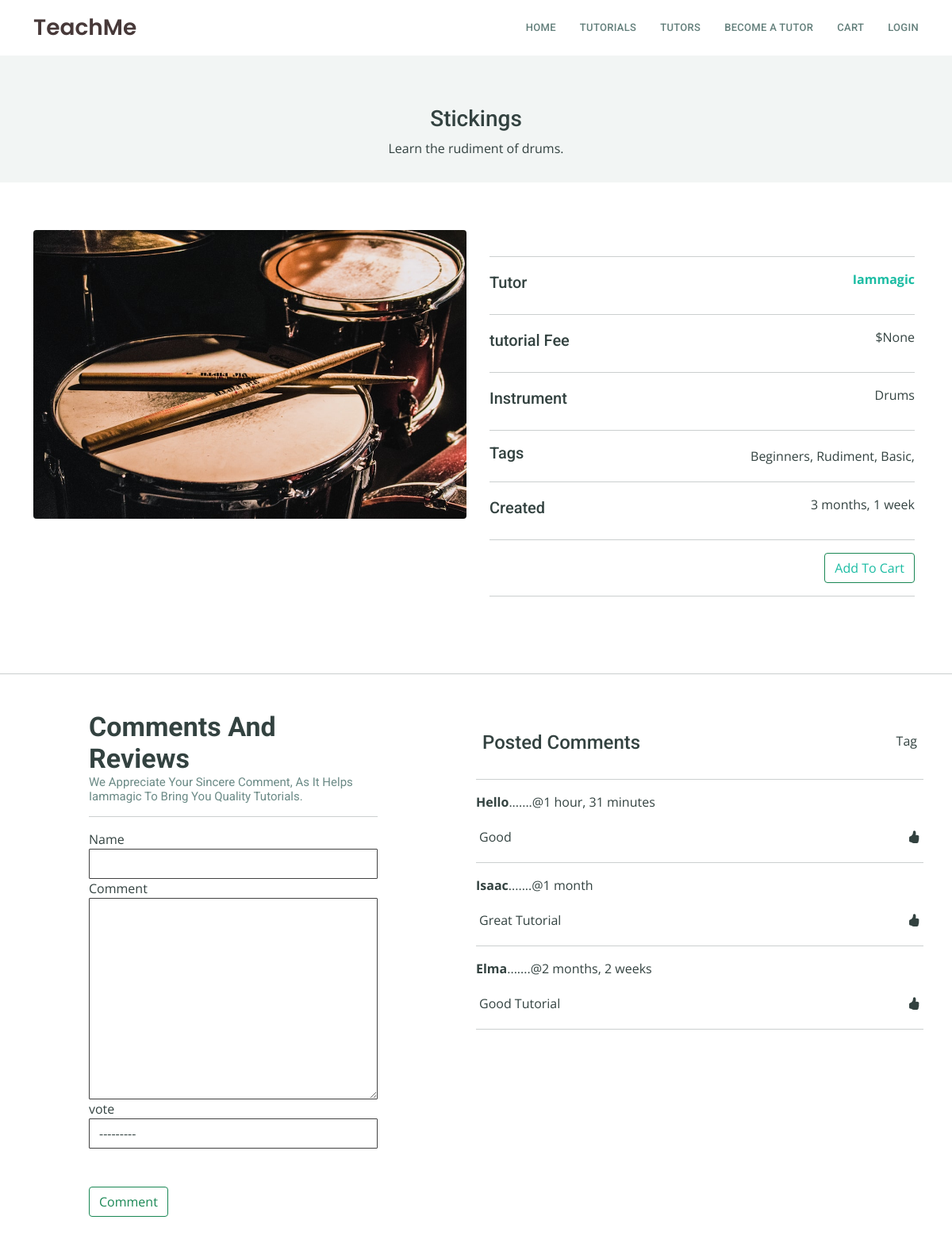
Page /singleTutorial/6a63398c-8907-4d9a-9790-861b53b321d2/ on the committed database.
### project/models.py (models this page shows, shortened)
class Tutorial(models.Model):
    INSTRUMENT = (
        ('drums', 'Drums'),
        ('piano', 'Piano'),
        ('bass',  'Bass Guitar'),
        ('guitar', ' Guitar'),
        ('sax', 'Saxophone'),
        ('percusion', 'Percusion'),
        ('singing', 'Vocal Coach'),
    )
    owner = models.ForeignKey(Profile, on_delete=models.SET_NULL, null=True, blank=True)
    name = models.CharField(max_length=200, blank=False, null=False)
    description = models.TextField(blank=False, null=False)
    image = models.ImageField(null=True, blank=True, default = 'default.jpg')
    specialty = models.CharField(max_length=100, null=True, blank=True, choices= INSTRUMENT)
    price = models.DecimalField(max_digits=6, decimal_places=2, null=True, blank=True)
    tags = models.ManyToManyField('Tag', blank=True)
    totalVote = models.IntegerField(default=0, )
    created = models.DateTimeField(auto_now_add=True)
    id = models.UUIDField(default=uuid.uuid4, unique=True, primary_key=True, editable=False)
    class Meta:
        ordering = ['-created']
    @property
    def imageURL(self):
        try:
            img = self.image.url
        except:
            img = ' '
        return img

class Tag(models.Model):
    name = models.CharField(max_length=200, )
    created = models.DateTimeField(auto_now_add=True)
    id = models.UUIDField(default=uuid.uuid4, unique=True, primary_key=True, editable=False)
    def __str__(request):
        return str(request.name)

class Review(models.Model):
    RESPONSE = (
        ('up', 'Like' ),
        ('down', 'Dislike')
    )
    tutorial = models.ForeignKey(Tutorial, on_delete= models.CASCADE, )
    name = models.CharField(max_length=200, blank=False, null=True)
    body = models.TextField(blank=False, null=True, )
    like = models.CharField( max_length=100, choices=RESPONSE, null=False, blank=False)
    created = models.DateTimeField(auto_now_add=True)
    id = models.UUIDField(default=uuid.uuid4, unique=True, primary_key=True, editable=False)
    class Meta:
        ordering = ['-created']

### users/models.py (models this page shows)
class Profile(models.Model):
    user = models.OneToOneField(User, on_delete=models.CASCADE, null=True, blank=True)
    name = models.CharField(max_length=200, blank=True, null=True)
    email = models.EmailField(max_length=300, blank=True, null=True)
    username = models.CharField(max_length=200, blank=True, null=True)
    intro = models.CharField(max_length=500, blank=True, null=True)
    biography = models.TextField(blank=True, null=True)
    skills = models.ManyToManyField('skill', blank=True )
    other_skill = models.CharField(max_length=500, blank=True, null=True)
    location = models.CharField(max_length=200, blank=True, null=True)
    image = models.ImageField(blank =True, null= True, upload_to = 'profiles/', default = 'profiles/defaultP.jpeg')
    instagram_link = models.CharField(max_length=200, blank=True, null=True)
    facebook_link = models.CharField(max_length=200, blank=True, null=True)
    linkedin_link = models.CharField(max_length=200, blank=True, null=True)
    youtube_link = models.CharField(max_length=200, blank=True, null=True)
    website_link = models.CharField(max_length=200, blank=True, null=True)
    id = models.UUIDField(default=uuid.uuid4, unique=True, primary_key=True, editable=False)
    def __str__(self):
        return str(self.name)

### project/views.py (the view, shortened to what this page needs)
# urls.py: path('singleTutorial/<str:pk>/', views.singleTutorial, name = 'singleTutorial'),
def singleTutorial(request, pk):
    tutorial = Tutorial.objects.get(id=pk)
    form = ReviewForm()
    context = {'tutorial':tutorial, 'form':form,  }
    return render(request, 'projects/singleTutorial.html', context)

### project/forms.py
class ReviewForm(ModelForm):
    class Meta:
        model = Review
        fields = ['name', 'body', 'like']
        labels = {
            'name': 'Name',
            'body': 'Comment',
            'like': 'vote'
        }
    def __init__(self, *args, **kwargs):
        super(ReviewForm, self).__init__(*args, **kwargs)
        self.fields['name'].widget.attrs['class'] = 'form-control'
        self.fields['body'].widget.attrs['class'] = 'form-control'
        self.fields['like'].widget.attrs['class'] = 'form-control'

### project/templates/projects/singleTutorial.html (shortened to what this page needs)
{% extends 'index.html' %}
{% load static %}
{% block content %}
{% include 'navbar.html' %}
<div class="breadcrumbs" data-aos="fade-in ">
    <div class="container text-center mt-5" >
      <h3>{{tutorial.name|title}}</h3>
      <p>{{tutorial.description}}. </p>
    </div>
</div>
<section id="course-details" class="course-details">
    <div class="container" data-aos="fade-up">
      <div class="row">
        <div class="col-lg-6">
          <img style="max-width: 100%; "  src="{{tutorial.imageURL}}" class="img-fluid rounded mx-auto d-block" alt="">
        </div>
        <div class="col-lg-6  alert " >
          <hr>
          <div class="course-info d-flex justify-content-between align-items-center">
            <h5>Tutor</h5>
            <p><a href=" {% url 'singleProfile' tutorial.owner.pk %} " ><strong>{{tutorial.owner| title}}</strong></a></p>
          </div> <hr>
          <div class="course-info d-flex justify-content-between align-items-center ">
            <h5>tutorial Fee</h5>
            <p>${{tutorial.price}}</p>
          </div> <hr>
          <div class="course-info d-flex justify-content-between align-items-center">
            <h5>Instrument</h5>
            <p>{{tutorial.specialty|title}}</p>
          </div> <hr>
          <div class="course-info d-flex justify-content-between align-items-center">
            <h5>Tags</h5>
            {% for tag in tutorial.tags.all %}
             {{tag}},
            {% endfor %}
          </div> <hr>
          <div class="course-info d-flex justify-content-between align-items-center">
            <h5>Created</h5>
            <p>{{tutorial.created|timesince}}</p>
          </div> <hr>
          {% if  request.user.profile != tutorial.owner %}
          <div class="course-info d-flex justify-content-between align-items-center ">
            <button class="btn btn-outline-success"><a href="">Add To Cart</a></button>
          </div> <hr>
          {% endif %}
        </div>
      </div>
    </div>
      <section class="info-box py-0">
        <div class="container-fluid mt-5">
          <div class="row">
             <hr>
            <div class="row">
                <div class="col-lg-6  justify-content-center ">
                  <div class="content">
                    {% if  request.user.profile == tutorial.owner %}
                    <p> Sorry <strong>{{tutorial.owner| title}}</strong>, you can not leave a comment on your tutorial, but can comment on other's tutorial
                    </p> <hr>
                    {% else %}
                    <h3> <strong>Comments And Reviews</strong>
                      <p>We Appreciate Your Sincere Comment, As It Helps {{tutorial.owner| title}} To Bring You Quality Tutorials. </p>
                    </h3> <hr>
                    <form method="POST" action="{% url 'singleTutorial' tutorial.id %}" >
                      {% for field in form%}
                        <div class="form-group">
                          <label for="exampleFormControlInput1">{{field.label}}</label>
                          {{field}}
                        </div>
                      {% endfor %}
                        <button class="btn btn-outline-success mt-5">Comment</button>
                  </form>
                  {% endif %}
                  </div>
                </div>
                <div class="col-lg-6  " >
                  <div class="d-flex bd-highlight  mt-5">
                    <div class="p-2 bd-highlight"><h4>Posted Comments</h4></div>
                    <div class="ms-auto p-2 bd-highlight">Tag</div>
                  </div> <hr>
                  {% for review in tutorial.review_set.all %}
                    <strong > {{review.name |title }}</strong>.......<span >@{{review.created | timesince}}</span>
                      <div class="mt-3">
                        {% if review.like == "down" %}
                        <div class="d-flex bd-highlight">
                          <div class="p-1 bd-highlight">{{review.body|title}}</div>
                          <div class="ms-auto p-1 bd-highlight"><i class="bi bi-hand-thumbs-down-fill"></i></div>
                        </div>
                      {% else %}
                      <div class="d-flex bd-highlight">
                        <div class="p-1 bd-highlight">{{review.body|title}}</div>
                        <div class="ms-auto p-1 bd-highlight"><i class="bi bi-hand-thumbs-up-fill"></i></div>
                      </div>
                      {% endif %}
                      </div> <hr>
                    {% empty %}
                    <div>No Comments Yet</div>
                  {% endfor %}
                </div>
              </div>
          </div>
        </div>
      </section>
{% endblock %}

### static/css/style.css (style rules this page uses)
body { font-family: "Open Sans", sans-serif; color: #334240; }
a { text-decoration: none; color: #1bbca3; }
h1, h2, h3, h4, h5, h6 { font-family: "Roboto", sans-serif; }
section { padding: 60px 0; }
.breadcrumbs { padding: 15px 0; background-color: #f2f5f4; min-height: 40px; }
.info-box .content { padding: 60px 100px 0 100px; }
.info-box .content h3 { font-weight: 400; font-size: 34px; }
.info-box .content p { font-size: 15px; color: #6b8a86; }
.info-box .content { padding-top: 30px; }
html { height: 100%; }
body { height: 100%; margin: 0; background-repeat: no-repeat; background-attachment: fixed; }
.form-control, .border-line { background-color: white; background-image: none; border: 1px solid #424242; border-radius: 1px; color: inherit; display: block; padding: 6px 12px; transition: border-color 0.15s ease-in-out 0s, box-shadow 0.15s ease-in-out 0s; width: 100%; }
.form-control, .form-control:focus { box-shadow: none; }

### rows in the picture
Tutorial: name "Stickings", description "Learn the rudiment of drums", imageURL (picture), owner "Iammagic", price "None", specialty "Drums", created "3 months, 1 week"
Tag: name "Beginners"
Tag: name "Rudiment"
Tag: name "Basic"
Review: name "Hello", created "1 hour, 31 minutes", body "Good"
Review: name "Isaac", created "1 month", body "Great Tutorial"
Review: name "Elma", created "2 months, 2 weeks", body "Good Tutorial"

### other values in the picture
{{ field.label }} "Name" "Comment" "vote"
